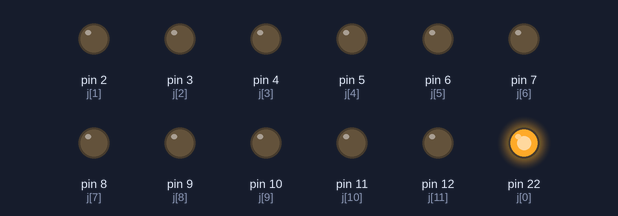
The sketch below on a simulated Arduino Mega 2560, built with avr-gcc and run on an emulated ATmega2560. On the bench: output pins drawn as LEDs (lit = HIGH).

Above: at 0.2 s.
At 1.7 s:
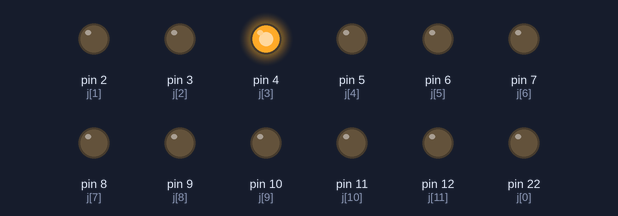
At 2.7 s:
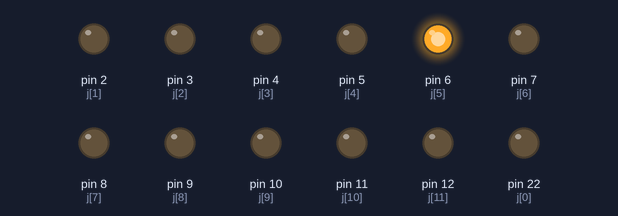
At 3.7 s:
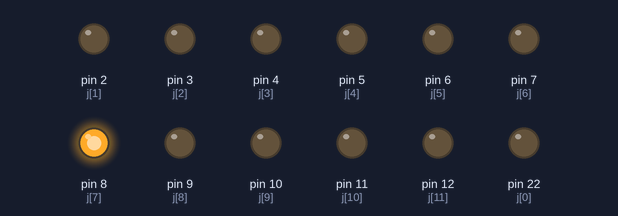
At 5.7 s:
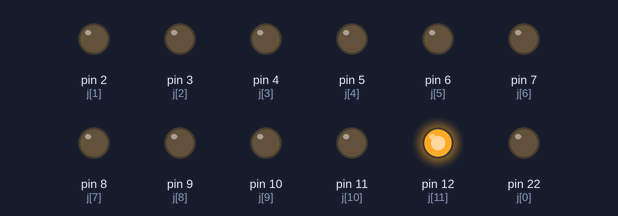
At 7.7 s:
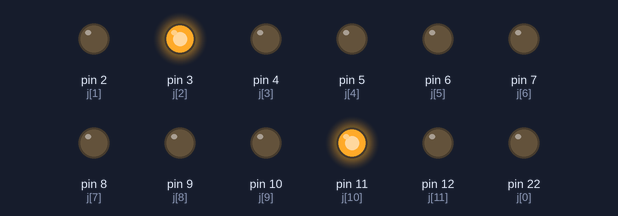
Timing chart, 0 to 8.5 s (numbered marks = the images above):
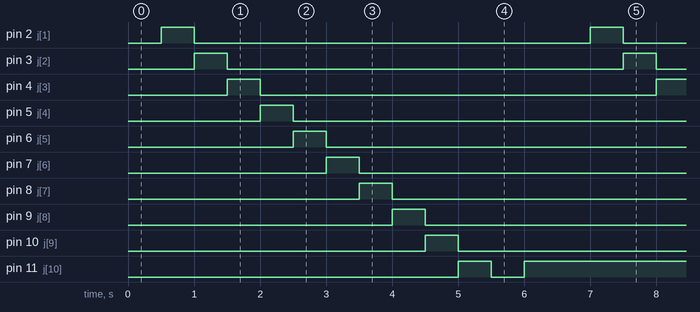

Measured:
- by itself, pin 11 (j[10]): repeats every 6.5 s: LOW 0.50 s, HIGH 6.0 s
- by itself, pin 2 (j[1]), pin 3 (j[2]), pin 4 (j[3]), pin 5 (j[4]), pin 6 (j[5]), pin 7 (j[6]), pin 8 (j[7]), pin 9 (j[8]), pin 10 (j[9]), pin 12 (j[11]), pin 22 (j[0]): alternates HIGH for 0.50 s and LOW for 6.0 s

The sketch:

testsleds.ino
```cpp
String command;
void setup() {
  Serial.begin(9600);
  pinMode(2,OUTPUT);
  pinMode(3,OUTPUT);
  pinMode(4,OUTPUT);
  pinMode(5,OUTPUT);
  pinMode(6,OUTPUT);
  pinMode(7,OUTPUT);
  pinMode(22,OUTPUT);
  pinMode(8,OUTPUT);
  pinMode(9,OUTPUT);
  pinMode(10,OUTPUT);
  pinMode(11,OUTPUT);
  pinMode(12,OUTPUT);
}

void loop() {
  int j[] = {22,2,3,4,5,6,7,8,9,10,11,12};
  while(1){
  int i=0;
  while(i<13){
    digitalWrite(j[i],HIGH);
    digitalWrite(j[i-1],LOW);
    delay(500);
    if(i==12)digitalWrite(22,LOW);
    i++;
  }
  if(Serial.available()){
        command = Serial.readStringUntil('\n');
        if(command.equals("1")){
          digitalWrite(j[0],HIGH);
          delay(500);
          digitalWrite(j[0],LOW);
        }
        if(command.equals("2")){
          digitalWrite(j[1],HIGH);
          delay(500);
          digitalWrite(j[1],LOW);
        }
        if(command.equals("3")){
          digitalWrite(j[2],HIGH);
          delay(500);
          digitalWrite(j[2],LOW);
        }
   }
  }
}
```
